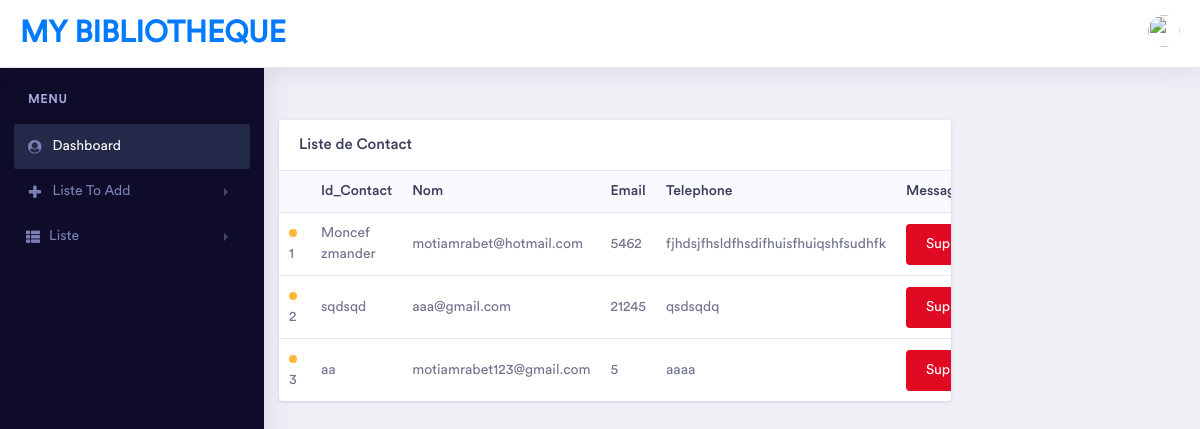
Screenshot of /src/concept-master/pages/liste/contact/contact.php with the database file from the repository.
### tables this page shows
CREATE TABLE IF NOT EXISTS `contact` (
  `name` varchar(100) NOT NULL,
  `email` varchar(100) NOT NULL,
  `phone` int(11) NOT NULL,
  `message` mediumtext NOT NULL,
  `id` int(11) NOT NULL AUTO_INCREMENT,
  PRIMARY KEY (`id`)
);

### src/connection/connection.php (called while the page is built, shortened)
<?php
$serveur = "localhost";
$utilisateur = "root";
$mot_passe = "";
$base_donnee = "gestion film";
$c = mysqli_connect($serveur, $utilisateur, $mot_passe) or die("erreur de connexion au serveur");
mysqli_select_db($c, $base_donnee) or die(mysqli_error($c));
$contact = "select * from contact;";
$Contact = mysqli_query($c, $contact);
?>

### src/concept-master/pages/liste/contact/contact.php (the view, shortened to what this page needs)
<!doctype html>
<html lang="en">
   <head>
      <?php include '../../../partials/head.php'; ?>
   </head>
   <body>
      <?php
         include '../../../../connection/connection.php';
            ?>
      <div class="dashboard-main-wrapper">
      <?php include '../../../partials/navbar.php'; ?>
      <?php include '../../../partials/slidebar.php'; ?>
      <div class="dashboard-wrapper">
         <div class="col-xl-9 col-lg-12 col-md-6 col-sm-12 col-12">
            <div class="card">
               <h5 class="card-header">Liste de Contact</h5>
               <div class="card-body p-0">
                  <div class="table-responsive">
                     <table class="table">
                        <thead class="bg-light">
                           <tr class="border-0">
                              <th class="border-0"></th>
                              <th class="border-0">Id_Contact </th>
                              <th class="border-0">Nom  </th>
                              <th class="border-0">Email</th>
                              <th class="border-0">Telephone</th>
                              <th class="border-0">Message</th>
                           </tr>
                        </thead>
                        <tbody>
                           <?php
                              while ($i=mysqli_fetch_array($Contact))
                              {
                              ?>
                           <tr>
                              <td><span class="badge-dot badge-brand mr-1"></span><?php echo $i["id"]; ?> </td>
                              <td><?php echo $i["name"]; ?>  </td>
                              <td><?php echo $i["email"]; ?> </td>
                              <td><?php echo $i["phone"]; ?> </td>
                              <td><?php echo $i["message"]; ?> </td>
                              <td>
                                 <?php
                                    echo "<button class='Supprimer'><a href='supp.php?id=".$i["id"]."'>Supprimer</a></button></td>";
                                    ?>
                           </tr>
                           <?php } ?>
                        </tbody>
                     </table>
                  </div>
               </div>
            </div>
         </div>
      </div>
   </body>
</html>

### src/concept-master/pages/liste/contact/contact.php (style rules this page uses)
.dashboard-wrapper { margin-top: 5%; }
.Supprimer { display: inline-block; padding: 10px 20px; background-color: #e00b23; color: white; border: none; border-radius: 4px; text-decoration: none; font-size: 14px; cursor: pointer; }
button a { color:white; }

### rows the page displays
contact: id "1", name "Moncef zmander", email "motiamrabet@hotmail.com", phone "5462", message "fjhdsjfhsldfhsdifhuisfhuiqshfsudhfk"
contact: id "2", name "sqdsqd", email "aaa@gmail.com", phone "21245", message "qsdsqdq"
contact: id "3", name "aa", email "motiamrabet123@gmail.com", phone "5", message "aaaa"
